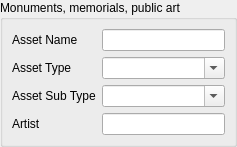
   <widget class="QWidget" name="Monuments_Memoria_Public_Art_page">
    <layout class="QGridLayout" name="gridLayout_5">
     <property name="margin">
      <number>0</number>
     </property>
     <item row="0" column="0">
      <widget class="QGroupBox" name="Monuments_Group">
       <property name="enabled">
        <bool>true</bool>
       </property>
       <property name="title">
        <string>Monuments, memorials, public art</string>
       </property>
       <property name="flat">
        <bool>true</bool>
       </property>
       <property name="checkable">
        <bool>false</bool>
       </property>
       <property name="checked">
        <bool>false</bool>
       </property>
       <layout class="QFormLayout" name="formLayout_5">
        <item row="0" column="0">
         <widget class="QLabel" name="label_50">
          <property name="text">
           <string>Asset Name</string>
          </property>
         </widget>
        </item>
        <item row="0" column="1">
         <widget class="QLineEdit" name="M_Asset_Name"/>
        </item>
        <item row="1" column="0">
         <widget class="QLabel" name="label_63">
          <property name="text">
           <string>Asset Type</string>
          </property>
         </widget>
        </item>
        <item row="1" column="1">
         <widget class="QComboBox" name="M_Asset_Type">
          <property name="editable">
           <bool>true</bool>
          </property>
          <item>
           <property name="text">
            <string/>
           </property>
          </item>
          <item>
           <property name="text">
            <string>Monument</string>
           </property>
          </item>
          <item>
           <property name="text">
            <string>Sculpture</string>
           </property>
          </item>
          <item>
           <property name="text">
            <string>Art board</string>
           </property>
          </item>
          <item>
           <property name="text">
            <string>Memorial</string>
           </property>
          </item>
          <item>
           <property name="text">
            <string>Memorial Plaque</string>
           </property>
          </item>
          <item>
           <property name="text">
            <string>War Memorial</string>
           </property>
          </item>
         </widget>
        </item>
        <item row="2" column="0">
         <widget class="QLabel" name="label_64">
          <property name="text">
           <string>Asset Sub Type</string>
          </property>
         </widget>
        </item>
        <item row="2" column="1">
         <widget class="QComboBox" name="M_Asset_Sub_Type">
          <property name="editable">
           <bool>true</bool>
          </property>
          <item>
           <property name="text">
            <string/>
           </property>
          </item>
         </widget>
        </item>
        <item row="3" column="0">
         <widget class="QLabel" name="label_49">
          <property name="text">
           <string>Artist</string>
          </property>
         </widget>
        </item>
        <item row="3" column="1">
         <widget class="QLineEdit" name="M_Artist"/>
        </item>
       </layout>
      </widget>
     </item>
    </layout>
   </widget>
